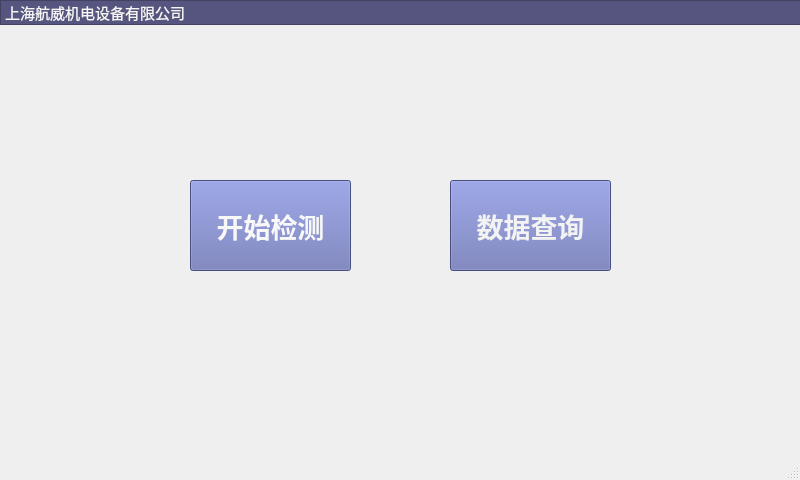
<?xml version="1.0" encoding="UTF-8"?>
<ui version="4.0">
 <class>test4Class</class>
 <widget class="QMainWindow" name="test4Class">
  <property name="geometry">
   <rect>
    <x>0</x>
    <y>0</y>
    <width>800</width>
    <height>480</height>
   </rect>
  </property>
  <property name="windowTitle">
   <string>test4</string>
  </property>
  <property name="styleSheet">
   <string notr="true"/>
  </property>
  <widget class="QWidget" name="centralWidget">
   <widget class="QPushButton" name="start">
    <property name="geometry">
     <rect>
      <x>190</x>
      <y>180</y>
      <width>161</width>
      <height>91</height>
     </rect>
    </property>
    <property name="font">
     <font>
      <pointsize>20</pointsize>
      <weight>75</weight>
      <italic>false</italic>
      <bold>true</bold>
      <underline>false</underline>
      <strikeout>false</strikeout>
     </font>
    </property>
    <property name="styleSheet">
     <string notr="true">background-color: rgb(101, 111, 177);
color: rgb(248, 248, 248);</string>
    </property>
    <property name="text">
     <string>开始检测</string>
    </property>
   </widget>
   <widget class="QPushButton" name="search">
    <property name="geometry">
     <rect>
      <x>450</x>
      <y>180</y>
      <width>161</width>
      <height>91</height>
     </rect>
    </property>
    <property name="font">
     <font>
      <pointsize>20</pointsize>
      <weight>75</weight>
      <bold>true</bold>
     </font>
    </property>
    <property name="styleSheet">
     <string notr="true">background-color: rgb(101, 111, 177);
color: rgb(243, 243, 243);</string>
    </property>
    <property name="text">
     <string>数据查询</string>
    </property>
   </widget>
   <widget class="QTextBrowser" name="textBrowser">
    <property name="geometry">
     <rect>
      <x>0</x>
      <y>0</y>
      <width>3000</width>
      <height>25</height>
     </rect>
    </property>
    <property name="font">
     <font>
      <pointsize>11</pointsize>
     </font>
    </property>
    <property name="styleSheet">
     <string notr="true">background-color: rgb(85, 85, 127);</string>
    </property>
    <property name="html">
     <string>&lt;!DOCTYPE HTML PUBLIC &quot;-//W3C//DTD HTML 4.0//EN&quot; &quot;http://www.w3.org/TR/REC-html40/strict.dtd&quot;&gt;
&lt;html&gt;&lt;head&gt;&lt;meta name=&quot;qrichtext&quot; content=&quot;1&quot; /&gt;&lt;style type=&quot;text/css&quot;&gt;
p, li { white-space: pre-wrap; }
&lt;/style&gt;&lt;/head&gt;&lt;body style=&quot; font-family:'SimSun'; font-size:11pt; font-weight:400; font-style:normal;&quot;&gt;
&lt;p style=&quot; margin-top:0px; margin-bottom:0px; margin-left:0px; margin-right:0px; -qt-block-indent:0; text-indent:0px;&quot;&gt;&lt;span style=&quot; color:#f5f5f5;&quot;&gt;上海航威机电设备有限公司&lt;/span&gt;&lt;/p&gt;&lt;/body&gt;&lt;/html&gt;</string>
    </property>
   </widget>
  </widget>
  <widget class="QStatusBar" name="statusBar"/>
 </widget>
 <layoutdefault spacing="6" margin="11"/>
 <resources>
  <include location="test4.qrc"/>
 </resources>
 <connections/>
</ui>
